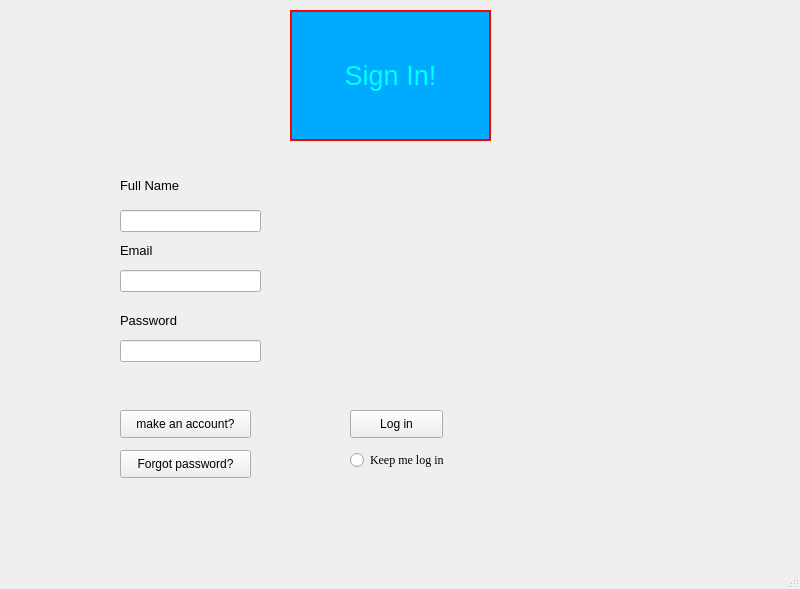
<?xml version="1.0" encoding="UTF-8"?>
<ui version="4.0">
 <class>MainWindow</class>
 <widget class="QMainWindow" name="MainWindow">
  <property name="geometry">
   <rect>
    <x>0</x>
    <y>0</y>
    <width>800</width>
    <height>589</height>
   </rect>
  </property>
  <property name="windowTitle">
   <string>MainWindow</string>
  </property>
  <widget class="QWidget" name="centralwidget">
   <widget class="QPushButton" name="btnforgot">
    <property name="geometry">
     <rect>
      <x>120</x>
      <y>450</y>
      <width>131</width>
      <height>28</height>
     </rect>
    </property>
    <property name="text">
     <string>Forgot password?</string>
    </property>
   </widget>
   <widget class="QPushButton" name="btnsignin">
    <property name="geometry">
     <rect>
      <x>350</x>
      <y>410</y>
      <width>93</width>
      <height>28</height>
     </rect>
    </property>
    <property name="text">
     <string>Log in</string>
    </property>
   </widget>
   <widget class="QRadioButton" name="radioButton">
    <property name="geometry">
     <rect>
      <x>350</x>
      <y>450</y>
      <width>151</width>
      <height>20</height>
     </rect>
    </property>
    <property name="font">
     <font>
      <family>Times New Roman</family>
     </font>
    </property>
    <property name="text">
     <string>Keep me log in</string>
    </property>
   </widget>
   <widget class="QLineEdit" name="txtfullname">
    <property name="geometry">
     <rect>
      <x>120</x>
      <y>210</y>
      <width>141</width>
      <height>22</height>
     </rect>
    </property>
    <property name="placeholderText">
     <string/>
    </property>
   </widget>
   <widget class="QLineEdit" name="txtemail">
    <property name="geometry">
     <rect>
      <x>120</x>
      <y>270</y>
      <width>141</width>
      <height>22</height>
     </rect>
    </property>
    <property name="echoMode">
     <enum>QLineEdit::Normal</enum>
    </property>
    <property name="placeholderText">
     <string/>
    </property>
   </widget>
   <widget class="QLabel" name="label_3">
    <property name="geometry">
     <rect>
      <x>290</x>
      <y>10</y>
      <width>201</width>
      <height>131</height>
     </rect>
    </property>
    <property name="palette">
     <palette>
      <active>
       <colorrole role="WindowText">
        <brush brushstyle="SolidPattern">
         <color alpha="255">
          <red>0</red>
          <green>255</green>
          <blue>255</blue>
         </color>
        </brush>
       </colorrole>
       <colorrole role="Button">
        <brush brushstyle="SolidPattern">
         <color alpha="255">
          <red>0</red>
          <green>170</green>
          <blue>255</blue>
         </color>
        </brush>
       </colorrole>
       <colorrole role="Text">
        <brush brushstyle="SolidPattern">
         <color alpha="255">
          <red>0</red>
          <green>255</green>
          <blue>255</blue>
         </color>
        </brush>
       </colorrole>
       <colorrole role="ButtonText">
        <brush brushstyle="SolidPattern">
         <color alpha="255">
          <red>0</red>
          <green>255</green>
          <blue>255</blue>
         </color>
        </brush>
       </colorrole>
       <colorrole role="Base">
        <brush brushstyle="SolidPattern">
         <color alpha="255">
          <red>0</red>
          <green>170</green>
          <blue>255</blue>
         </color>
        </brush>
       </colorrole>
       <colorrole role="Window">
        <brush brushstyle="SolidPattern">
         <color alpha="255">
          <red>0</red>
          <green>170</green>
          <blue>255</blue>
         </color>
        </brush>
       </colorrole>
      </active>
      <inactive>
       <colorrole role="WindowText">
        <brush brushstyle="SolidPattern">
         <color alpha="255">
          <red>0</red>
          <green>255</green>
          <blue>255</blue>
         </color>
        </brush>
       </colorrole>
       <colorrole role="Button">
        <brush brushstyle="SolidPattern">
         <color alpha="255">
          <red>0</red>
          <green>170</green>
          <blue>255</blue>
         </color>
        </brush>
       </colorrole>
       <colorrole role="Text">
        <brush brushstyle="SolidPattern">
         <color alpha="255">
          <red>0</red>
          <green>255</green>
          <blue>255</blue>
         </color>
        </brush>
       </colorrole>
       <colorrole role="ButtonText">
        <brush brushstyle="SolidPattern">
         <color alpha="255">
          <red>0</red>
          <green>255</green>
          <blue>255</blue>
         </color>
        </brush>
       </colorrole>
       <colorrole role="Base">
        <brush brushstyle="SolidPattern">
         <color alpha="255">
          <red>0</red>
          <green>170</green>
          <blue>255</blue>
         </color>
        </brush>
       </colorrole>
       <colorrole role="Window">
        <brush brushstyle="SolidPattern">
         <color alpha="255">
          <red>0</red>
          <green>170</green>
          <blue>255</blue>
         </color>
        </brush>
       </colorrole>
      </inactive>
      <disabled>
       <colorrole role="WindowText">
        <brush brushstyle="SolidPattern">
         <color alpha="255">
          <red>0</red>
          <green>255</green>
          <blue>255</blue>
         </color>
        </brush>
       </colorrole>
       <colorrole role="Button">
        <brush brushstyle="SolidPattern">
         <color alpha="255">
          <red>0</red>
          <green>170</green>
          <blue>255</blue>
         </color>
        </brush>
       </colorrole>
       <colorrole role="Text">
        <brush brushstyle="SolidPattern">
         <color alpha="255">
          <red>0</red>
          <green>255</green>
          <blue>255</blue>
         </color>
        </brush>
       </colorrole>
       <colorrole role="ButtonText">
        <brush brushstyle="SolidPattern">
         <color alpha="255">
          <red>0</red>
          <green>255</green>
          <blue>255</blue>
         </color>
        </brush>
       </colorrole>
       <colorrole role="Base">
        <brush brushstyle="SolidPattern">
         <color alpha="255">
          <red>0</red>
          <green>170</green>
          <blue>255</blue>
         </color>
        </brush>
       </colorrole>
       <colorrole role="Window">
        <brush brushstyle="SolidPattern">
         <color alpha="255">
          <red>0</red>
          <green>170</green>
          <blue>255</blue>
         </color>
        </brush>
       </colorrole>
      </disabled>
     </palette>
    </property>
    <property name="font">
     <font>
      <family>Arial</family>
      <pointsize>20</pointsize>
     </font>
    </property>
    <property name="styleSheet">
     <string notr="true">QLabel {
    background-color: #00aaff;
    color: #00ffff;            
    border: 2px solid #FF0000;;                         
}
</string>
    </property>
    <property name="text">
     <string>Sign In!</string>
    </property>
    <property name="alignment">
     <set>Qt::AlignCenter</set>
    </property>
   </widget>
   <widget class="QLabel" name="label_4">
    <property name="geometry">
     <rect>
      <x>120</x>
      <y>150</y>
      <width>141</width>
      <height>71</height>
     </rect>
    </property>
    <property name="font">
     <font>
      <family>Arial</family>
      <pointsize>10</pointsize>
     </font>
    </property>
    <property name="text">
     <string>Full Name</string>
    </property>
   </widget>
   <widget class="QLabel" name="label_5">
    <property name="geometry">
     <rect>
      <x>120</x>
      <y>230</y>
      <width>141</width>
      <height>41</height>
     </rect>
    </property>
    <property name="font">
     <font>
      <family>Arial</family>
      <pointsize>10</pointsize>
     </font>
    </property>
    <property name="text">
     <string>Email</string>
    </property>
   </widget>
   <widget class="QLabel" name="label_6">
    <property name="geometry">
     <rect>
      <x>120</x>
      <y>300</y>
      <width>141</width>
      <height>41</height>
     </rect>
    </property>
    <property name="font">
     <font>
      <family>Arial</family>
      <pointsize>10</pointsize>
     </font>
    </property>
    <property name="text">
     <string>Password</string>
    </property>
   </widget>
   <widget class="QLineEdit" name="txtpassword">
    <property name="geometry">
     <rect>
      <x>120</x>
      <y>340</y>
      <width>141</width>
      <height>22</height>
     </rect>
    </property>
    <property name="echoMode">
     <enum>QLineEdit::Password</enum>
    </property>
    <property name="placeholderText">
     <string/>
    </property>
   </widget>
   <widget class="QPushButton" name="btnmaa">
    <property name="geometry">
     <rect>
      <x>120</x>
      <y>410</y>
      <width>131</width>
      <height>28</height>
     </rect>
    </property>
    <property name="text">
     <string>make an account?</string>
    </property>
   </widget>
  </widget>
  <widget class="QMenuBar" name="menubar">
   <property name="geometry">
    <rect>
     <x>0</x>
     <y>0</y>
     <width>800</width>
     <height>26</height>
    </rect>
   </property>
  </widget>
  <widget class="QStatusBar" name="statusbar"/>
 </widget>
 <resources/>
 <connections/>
</ui>
